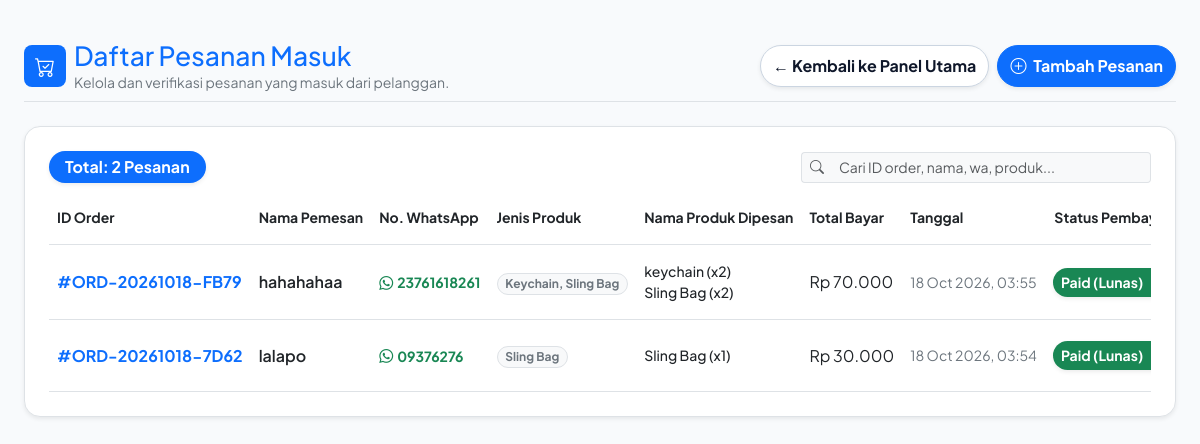
/admin/orders.php (signed in), run on the app's committed database.
### tables this page shows
CREATE TABLE `orders` (
  `id` int(11) NOT NULL,
  `order_number` varchar(50) NOT NULL,
  `order_code` varchar(50) NOT NULL,
  `customer_name` varchar(100) NOT NULL,
  `whatsapp` varchar(30) NOT NULL,
  `customer_email` varchar(100) NOT NULL,
  `customer_phone` varchar(20) NOT NULL,
  `customer_address` text NOT NULL,
  `notes` text DEFAULT NULL,
  `total_amount` decimal(12,2) NOT NULL,
  `status` varchar(20) NOT NULL DEFAULT 'paid',
  `order_status` enum('Pending','Paid','Processing','Shipped','Completed','Cancelled') DEFAULT 'Pending',
  `payment_status` enum('Pending','Paid','Failed','Expired','Cancelled') DEFAULT 'Pending',
  `created_at` timestamp NOT NULL DEFAULT current_timestamp(),
  `updated_at` timestamp NOT NULL DEFAULT current_timestamp() ON UPDATE current_timestamp()
);

### includes/functions.php (called while the page is built, shortened)
<?php
function format_rupiah($angka) {
    return "Rp " . number_format($angka, 0, ',', '.');
}

### admin/orders.php (the view, shortened to what this page needs)
<?php
require_once dirname(__DIR__) . '/includes/database.php';
require_once dirname(__DIR__) . '/includes/functions.php';
$orders = [];
try {
    $sql = "SELECT o.*,
                   GROUP_CONCAT(DISTINCT c.name SEPARATOR ', ') as category_names,
                   GROUP_CONCAT(CONCAT(p.name, ' (x', oi.quantity, ')') SEPARATOR '<br>') as product_details
            FROM orders o
            LEFT JOIN order_items oi ON o.id = oi.order_id
            LEFT JOIN products p ON oi.product_id = p.id
            LEFT JOIN categories c ON p.category_id = c.id
            GROUP BY o.id
            ORDER BY o.created_at DESC";
    $stmt = $pdo->query($sql);
    $orders = $stmt->fetchAll(PDO::FETCH_ASSOC);
} catch (PDOException $e) {}
?>
<!DOCTYPE html>
<html lang="id">
<head>
    <link href="https://cdn.jsdelivr.net/npm/bootstrap@5.3.0/dist/css/bootstrap.min.css" rel="stylesheet">
    <link rel="stylesheet" href="https://cdn.jsdelivr.net/npm/bootstrap-icons@1.11.1/font/bootstrap-icons.css">
</head>
<body>
<div class="content-container">
    <div class="d-flex flex-column flex-md-row justify-content-between align-items-start align-items-md-center gap-3 mb-4 pb-2 border-bottom">
        <div class="d-flex align-items-center gap-2">
            <div class="p-2 bg-primary text-white rounded-3 d-flex align-items-center justify-content-center" style="width: 42px; height: 42px;">
                <i class="bi bi-cart-check fs-5"></i>
            </div>
            <div>
                <h2 class="fw-extrabold text-primary mb-0" style="font-size: 1.65rem;">Daftar Pesanan Masuk</h2>
                <p class="text-secondary small mb-0">Kelola dan verifikasi pesanan yang masuk dari pelanggan.</p>
            </div>
        </div>
        <div class="d-flex flex-wrap align-items-center gap-2">
            <a href="index.php" class="btn btn-back-main rounded-pill px-3.5 py-2 fw-bold shadow-sm">
                &larr; Kembali ke Panel Utama
            </a>
            <button type="button" class="btn btn-primary rounded-pill fw-bold px-3.5 py-2 shadow-sm text-nowrap" data-bs-toggle="modal" data-bs-target="#modalCreateOrder">
                <i class="bi bi-plus-circle me-1"></i> Tambah Pesanan
            </button>
        </div>
    </div>
    <div class="bg-white rounded-4 shadow-sm border p-3 p-md-4 animated-card">
        <div class="d-flex flex-column flex-md-row justify-content-between align-items-md-center gap-3 mb-3">
            <div>
                <span class="badge bg-primary rounded-pill px-3 py-2 fw-bold fs-6 shadow-sm" id="badgeCountOrders">
                    Total: <?php echo count($orders); ?> Pesanan
                </span>
            </div>
            <div class="table-search-box w-100 w-md-auto" style="max-width: 350px;">
                <div class="input-group input-group-sm">
                    <span class="input-group-text bg-light border-end-0"><i class="bi bi-search text-muted"></i></span>
                    <input type="text" class="form-control bg-light border-start-0" id="searchTableOrders" placeholder="Cari ID order, nama, wa, produk..." onkeyup="filterOrders()">
                </div>
            </div>
        </div>
        <div class="table-responsive">
            <table class="table table-hover align-middle border-0 mb-0" style="min-width: 1000px;">
                <thead>
                    <tr class="text-secondary border-bottom small">
                        <th class="pb-3 fw-bold text-nowrap">ID Order</th>
                        <th class="pb-3 fw-bold text-nowrap">Nama Pemesan</th>
                        <th class="pb-3 fw-bold text-nowrap">No. WhatsApp</th>
                        <th class="pb-3 fw-bold text-nowrap">Jenis Produk</th>
                        <th class="pb-3 fw-bold text-nowrap">Nama Produk Dipesan</th>
                        <th class="pb-3 fw-bold text-nowrap">Total Bayar</th>
                        <th class="pb-3 fw-bold text-nowrap">Tanggal</th>
                        <th class="pb-3 fw-bold text-center text-nowrap">Status Pembayaran</th>
                    </tr>
                </thead>
                <tbody id="tableOrdersBody">
                    <?php if (!empty($orders)): ?>
                        <?php foreach ($orders as $o):
                            $st = strtolower($o['payment_status'] ?? 'pending');
                            $ord_code = $o['order_number'] ?? ($o['order_code'] ?? 'ORD-'.$o['id']);
                            $wa = $o['whatsapp'] ?? ($o['customer_phone'] ?? ($o['phone'] ?? ($o['no_hp'] ?? '')));
                            $cat   = !empty($o['category_names']) ? $o['category_names'] : 'Kerajinan';
                            $prods = !empty($o['product_details']) ? $o['product_details'] : '-';
                        ?>
                            <tr class="border-bottom">
                                <td class="py-3">
                                    <strong class="text-primary fs-6 text-nowrap">#<?php echo htmlspecialchars($ord_code); ?></strong>
                                </td>
                                <td class="py-3 fw-semibold text-dark text-nowrap"><?php echo htmlspecialchars($o['customer_name'] ?? '-'); ?></td>
                                <td class="py-3 text-nowrap">
                                    <a href="https://wa.me/<?php echo preg_replace('/[^0-9]/', '', $wa); ?>" target="_blank" class="text-success text-decoration-none fw-bold small">
                                        <i class="bi bi-whatsapp me-1"></i><?php echo htmlspecialchars($wa); ?>
                                    </a>
                                </td>
                                <td class="py-3"><span class="badge bg-light text-secondary border rounded-pill px-2.5 py-1 fw-bold text-nowrap"><?php echo htmlspecialchars($cat); ?></span></td>
                                <td class="py-3 small text-dark fw-medium"><?php echo $prods; ?></td>
                                <td class="py-3 fw-extrabold text-dark text-nowrap">
                                    <?php echo function_exists('format_rupiah') ? format_rupiah($o['total_amount']) : 'Rp ' . number_format($o['total_amount'], 0, ',', '.'); ?>
                                </td>
                                <td class="py-3 small text-secondary text-nowrap">
                                    <?php echo !empty($o['created_at']) ? date('d M Y, H:i', strtotime($o['created_at'])) : '-'; ?>
                                </td>
                                <td class="py-3 text-center">
                                    <form action="orders.php" method="POST" class="d-inline-flex">
                                        <select name="payment_status" class="form-select form-select-sm rounded-pill fw-bold border-0 shadow-sm <?php echo in_array($st, ['paid','lunas']) ? 'bg-success text-white' : ($st === 'cancelled' ? 'bg-secondary text-white' : 'bg-warning text-dark'); ?>" onchange="this.form.submit()" style="width: 135px;">
                                            <option value="paid" <?php echo in_array($st, ['paid','lunas']) ? 'selected' : ''; ?>>Paid (Lunas)</option>
                                        </select>
                                    </form>
                                </td>
                            </tr>
                        <?php endforeach; ?>
                    <?php else: ?>
                        <tr>
                            <td colspan="9" class="text-center py-5 text-muted">Belum ada pesanan masuk.</td>
                        </tr>
                    <?php endif; ?>
                </tbody>
            </table>
        </div>
    </div>
</div>
</body>
</html>

### admin/orders.php (style rules this page uses)
body { font-family: 'Plus Jakarta Sans', sans-serif; background-color: #f8fafc; color: #0f172a; min-height: 100vh; overflow-x: hidden; }
.content-container { max-width: 1320px; margin: 0 auto; padding: 2.5rem 1.5rem; animation: fadeInPage 0.4s ease-out forwards; }
.animated-card { animation: cardPopIn 0.45s cubic-bezier(0.34, 1.56, 0.64, 1) both; transition: transform 0.35s ease, box-shadow 0.35s ease !important; }
.table-responsive { overflow-x: auto; -webkit-overflow-scrolling: touch; }
.table tbody tr { transition: background-color 0.2s ease; }
.btn { transition: all 0.25s ease; }
.btn-back-main { background-color: #ffffff !important; color: #0f172a !important; border: 1px solid #cbd5e1 !important; transition: background-color 0.1s ease, color 0.1s ease !important; }

### data on the page
orders: order_number "ORD-20261018-FB79", customer_name "hahahahaa", whatsapp "23761618261", cat "Keychain, Sling Bag", prods "keychain (x2) Sling Bag (x2)", total_amount "Rp 70.000", created_at "18 Oct 2026, 03:55", payment_status "Paid (Lunas)"
orders: order_number "ORD-20261018-7D62", customer_name "lalapo", whatsapp "09376276", cat "Sling Bag", prods "Sling Bag (x1)", total_amount "Rp 30.000", created_at "18 Oct 2026, 03:54", payment_status "Paid (Lunas)"

### other printed values
count($orders) "2"
